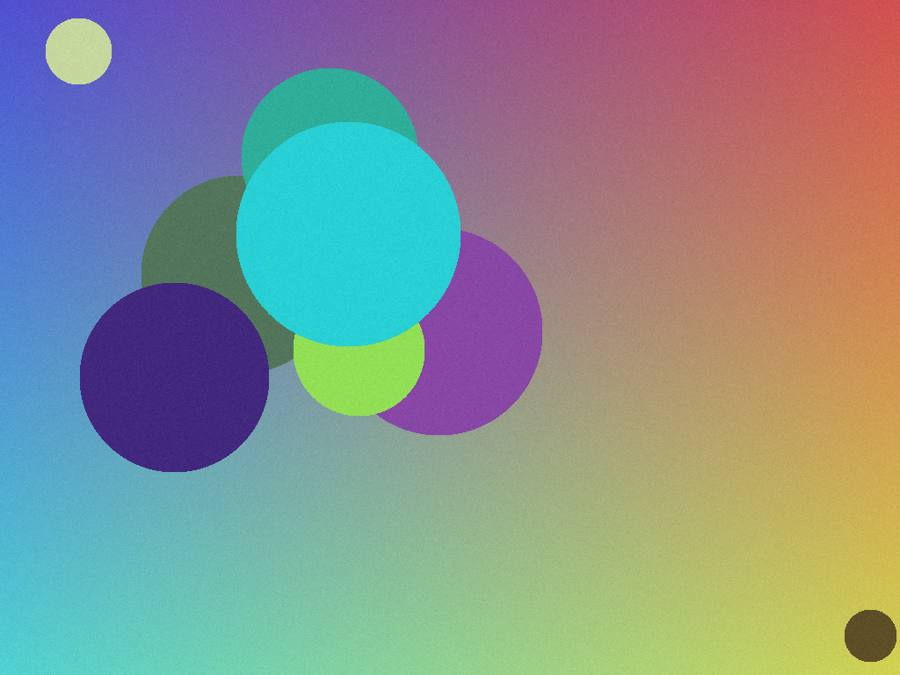
#> input picture prnu-device-attribution-api-handoff/dataset/device_A_synthetic_oneplus/facebook/facebook_001.jpg, 900 x 675 px, given in place of ., which was not available
$ python -i prnu.py   (imports and definitions only)
#> lines starting #> are read from the running program, lines starting #| are printed output that depends on the picture; pictures that were not available may be replaced by others from this repository, and a replacement may not be noted
from __future__ import annotations

from pathlib import Path
from typing import Iterable

import numpy as np
from PIL import Image, ImageOps


DEFAULT_SIZE = 512


def residual_from_image(path: str | Path, size: int = DEFAULT_SIZE) -> np.ndarray:
#> called with path = '.', size = 512
    with Image.open(path) as img:
#> img is the input picture: PIL image 900x675 RGB; mean R, G, B 135.3, 144.3, 143.1
        img = ImageOps.exif_transpose(img)
        img = img.convert("L")
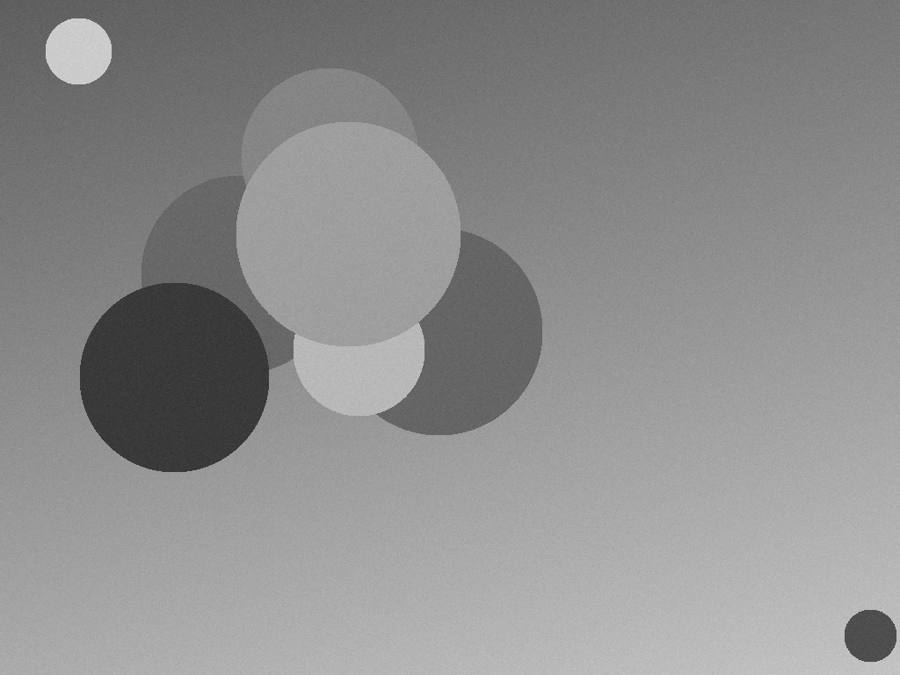
#> img: PIL image 900x675 L; min 33, max 224, mean 141.5
        img = _center_crop_square(img)
        img = img.resize((size, size), Image.Resampling.LANCZOS)
        arr = np.asarray(img, dtype=np.float32) / 255.0

    blurred = _blur5(_blur5(arr))
    residual = arr - blurred

    mask = (arr > 0.04) & (arr < 0.98)
    residual = np.where(mask, residual, 0.0)
    residual = residual - residual.mean(axis=0, keepdims=True)
    residual = residual - residual.mean(axis=1, keepdims=True)
    residual = residual - residual.mean()
    std = float(residual.std())
    if std > 1e-8:
        residual = residual / std
    return residual.astype(np.float32)


def fingerprint(paths: Iterable[str | Path], size: int = DEFAULT_SIZE) -> tuple[np.ndarray | None, list[str]]:
    residuals = []
    errors: list[str] = []
    for path in paths:
        try:
            residuals.append(residual_from_image(path, size=size))
        except Exception as exc:
            errors.append(f"{path}: {type(exc).__name__}: {exc}")
    if not residuals:
        return None, errors
    fp = np.mean(np.stack(residuals, axis=0), axis=0)
    fp = normalize(fp)
    return fp.astype(np.float32), errors


def correlation(a: np.ndarray, b: np.ndarray) -> float:
    aa = normalize(a)
    bb = normalize(b)
    denom = float(np.linalg.norm(aa) * np.linalg.norm(bb))
    if denom <= 1e-12:
        return 0.0
    return float(np.sum(aa * bb) / denom)


def normalize(arr: np.ndarray) -> np.ndarray:
    out = arr.astype(np.float32, copy=True)
    out -= float(out.mean())
    std = float(out.std())
    if std > 1e-8:
        out /= std
    return out


def _center_crop_square(img: Image.Image) -> Image.Image:
    width, height = img.size
#> width = 900; height = 675
    side = min(width, height)
#> side = 675
    left = (width - side) // 2
#> left = 112
    top = (height - side) // 2
#> top = 0
    return img.crop((left, top, left + side, top + side))
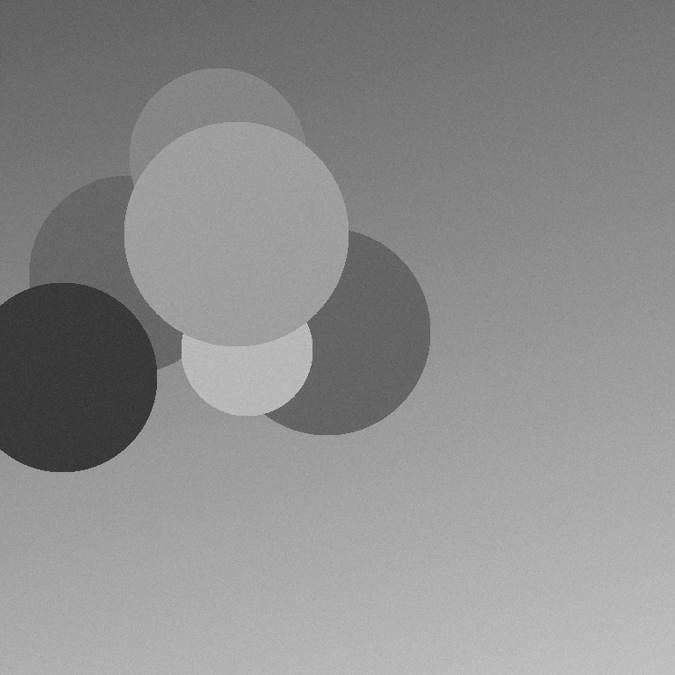
#> returned value: PIL image 675x675 L; min 34, max 204, mean 140.8


def _blur5(arr: np.ndarray) -> np.ndarray:
    kernel = np.asarray([1, 4, 6, 4, 1], dtype=np.float32) / 16.0
    pad = 2

    padded = np.pad(arr, ((0, 0), (pad, pad)), mode="reflect")
    tmp = np.zeros_like(arr, dtype=np.float32)
    for idx, weight in enumerate(kernel):
        tmp += weight * padded[:, idx : idx + arr.shape[1]]
#> this loop made 5 passes
#> pass 1, in _blur5, `tmp += weight * padded[:, idx : idx + arr.shape[1]]`:
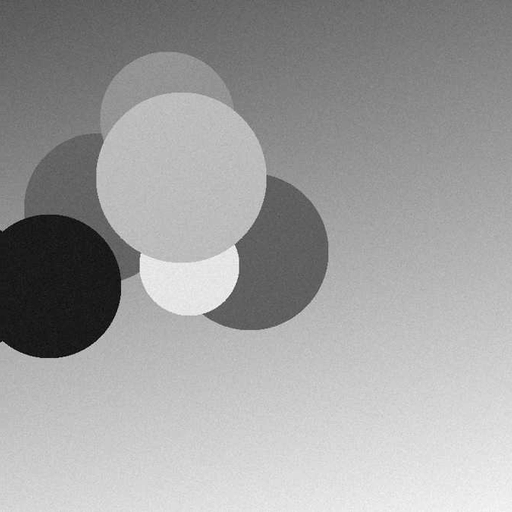
#> tmp: shape (512, 512) float32; min 0.01, max 0.049, mean 0.0345; drawn with min black and max white
#> pass 3, in _blur5, `tmp += weight * padded[:, idx : idx + arr.shape[1]]`:
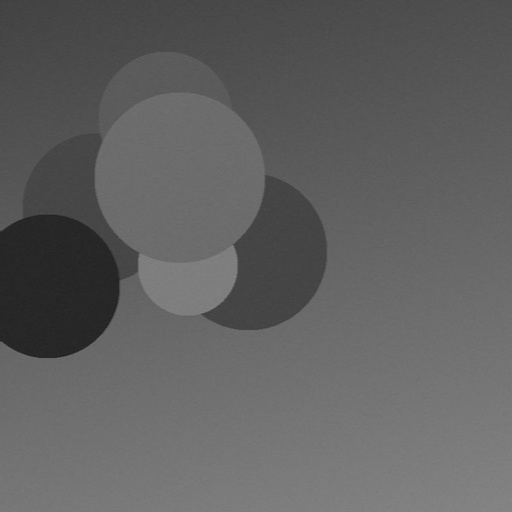
#> tmp: shape (512, 512) float32; min 0.115, max 0.523, mean 0.38

    padded = np.pad(tmp, ((pad, pad), (0, 0)), mode="reflect")
#> padded: shape (516, 512) float32
    out = np.zeros_like(arr, dtype=np.float32)
    for idx, weight in enumerate(kernel):
        out += weight * padded[idx : idx + arr.shape[0], :]
    return out

>>> result = fingerprint('../../../../prnu-device-attribution-api-handoff/dataset/device_A_synthetic_oneplus/facebook/facebook_001.jpg')
#> in _blur5 (call 2), `kernel = np.asarray([1, 4, 6, 4, 1], dtype=np.float32) / 16.0`: kernel = [0.0625, 0.25, 0.375, 0.25, 0.0625]
#> the loop in _blur5 (call 2), `for idx, weight in enumerate(kernel):` made 5 passes
#> weight on passes 1 to 5: 0.0625, 0.25, 0.375, 0.25, 0.0625
#> pass 1, in _blur5 (call 2), `tmp += weight * padded[:, idx : idx + arr.shape[1]]`:
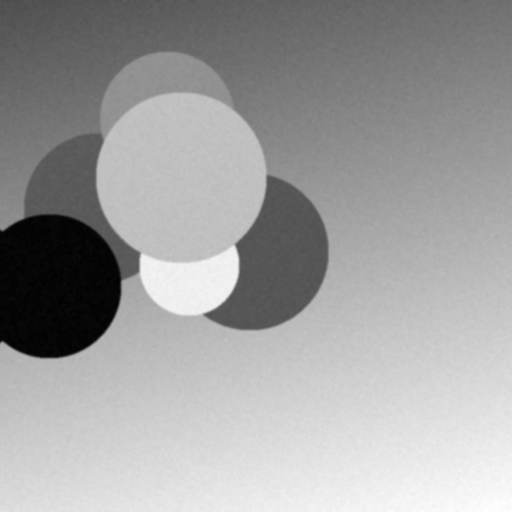
#> tmp: shape (512, 512) float32; min 0.0133, max 0.0471, mean 0.0345; drawn with min black and max white
#> in residual_from_image, `residual = arr - blurred`:
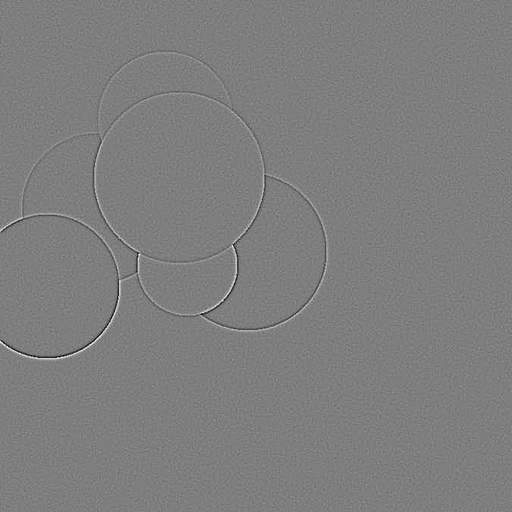
#> residual: shape (512, 512) float32; min -0.169, max 0.172, mean -1.14e-07; drawn with min black and max white
#> in residual_from_image, `mask = (arr > 0.04) & (arr < 0.98)`: mask: shape (512, 512) bool; every value is 1
#> in residual_from_image, `std = float(residual.std())`: std = 0.00949
#> pass 3 of the loop in fingerprint, `for path in paths:`:
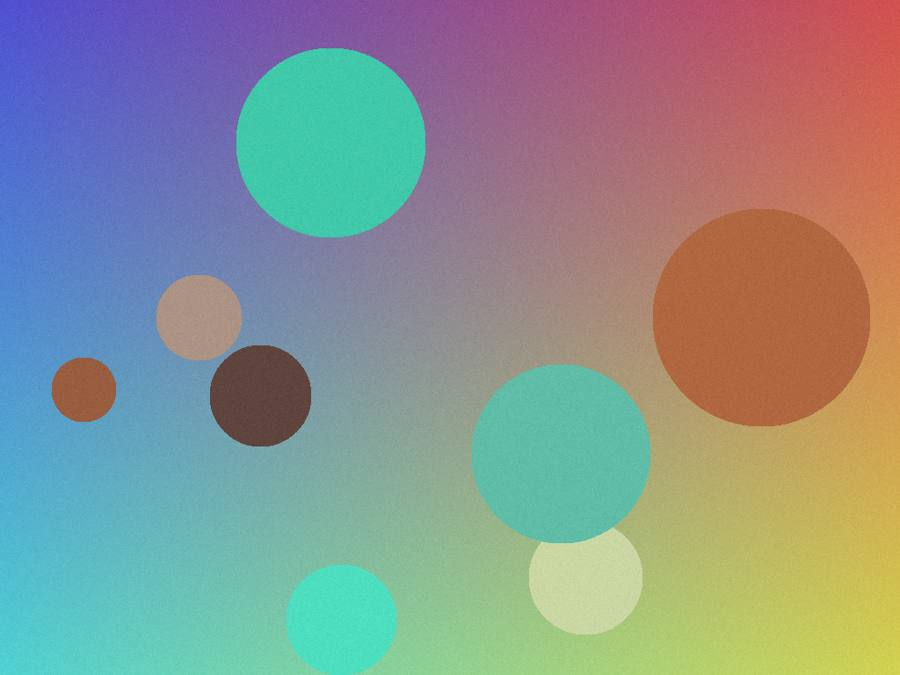
#> input picture prnu-device-attribution-api-handoff/dataset/device_A_synthetic_oneplus/facebook/facebook_002.jpg, 900 x 675 px, given in place of , which was not available
#> in residual_from_image, img is the input picture: PIL image 900x675 RGB; mean R, G, B 138.5, 146.5, 142.9
#> in _center_crop_square (call 3), `return img.crop((left, top, left + side, top + side))`:
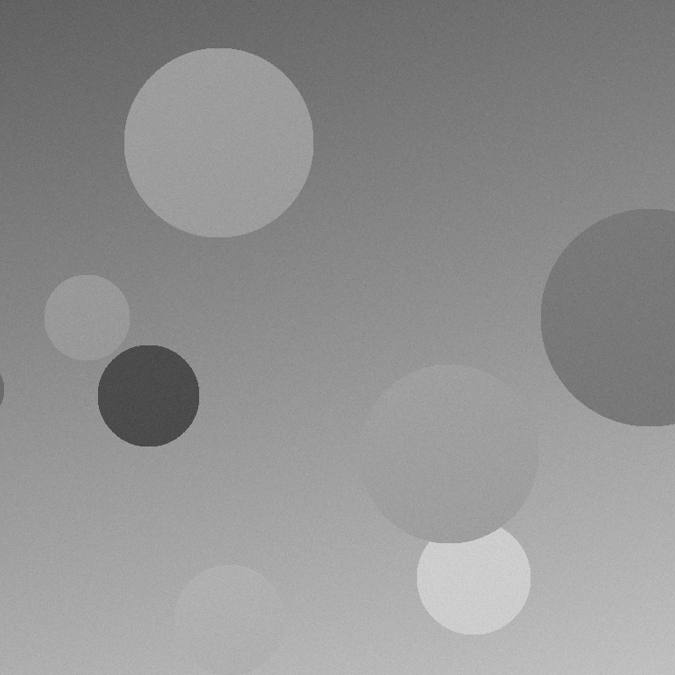
#> returned value: PIL image 675x675 L; min 58, max 216, mean 144.7
#> the loop in _blur5 (call 5), `for idx, weight in enumerate(kernel):` made 5 passes
#> pass 3, in _blur5 (call 5), `tmp += weight * padded[:, idx : idx + arr.shape[1]]`:
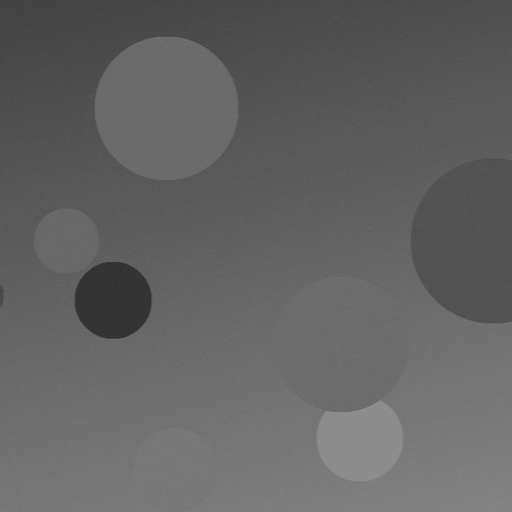
#> tmp: shape (512, 512) float32; min 0.169, max 0.572, mean 0.39
#> in residual_from_image (call 3), `std = float(residual.std())`: std = 0.00799
#> the loop made 108 passes; the first 3 are shown
#> in normalize, `std = float(out.std())`: std = 0.826
